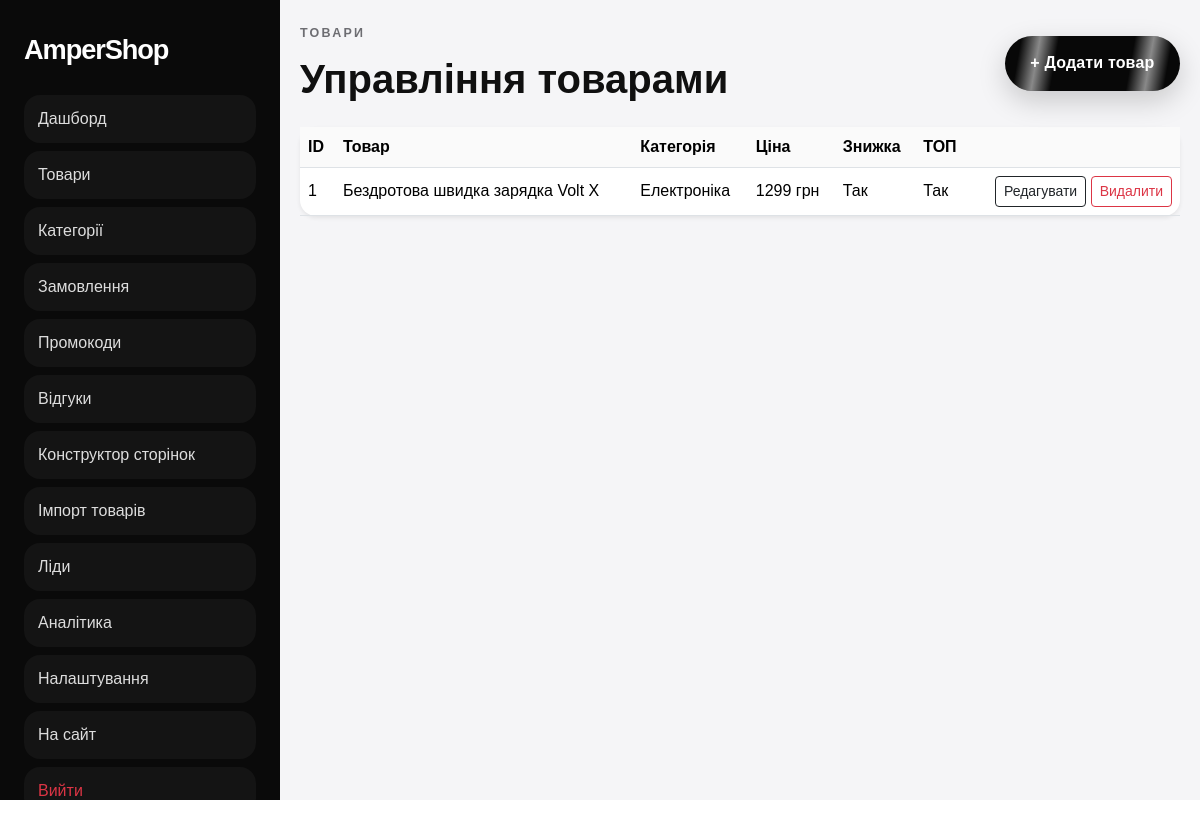
The app's page /admin/products (signed in) with its own data.
### app.py (models this page shows, shortened)
class Product(db.Model):
    id = db.Column(db.Integer, primary_key=True)
    title = db.Column(db.String(220), nullable=False)
    slug = db.Column(db.String(220), unique=True, nullable=False)
    short_description = db.Column(db.String(500), nullable=True)
    description = db.Column(db.Text, nullable=True)
    specifications = db.Column(db.Text, nullable=True)
    price = db.Column(db.Float, nullable=False)
    old_price = db.Column(db.Float, nullable=True)
    discount_enabled = db.Column(db.Boolean, default=False)
    is_top = db.Column(db.Boolean, default=False)
    is_active = db.Column(db.Boolean, default=True)
    stock_status = db.Column(db.String(50), default="В наявності")
    supplier_chat_id = db.Column(db.String(120), nullable=True)
    supplier_email = db.Column(db.String(180), nullable=True)
    supplier_notification_channel = db.Column(db.String(20), default="telegram")
    supplier_price = db.Column(db.Float, nullable=True)
    available_delivery_methods = db.Column(db.Text, nullable=True)
    category_id = db.Column(db.Integer, db.ForeignKey("category.id"), nullable=False)
    created_at = db.Column(db.DateTime, default=datetime.utcnow)
    updated_at = db.Column(db.DateTime, default=datetime.utcnow, onupdate=datetime.utcnow)
    images = db.relationship("ProductImage", backref="product", lazy=True, cascade="all, delete-orphan")
    order_items = db.relationship("OrderItem", backref="product", lazy=True)
    reviews = db.relationship("ProductReview", backref="product", lazy=True, cascade="all, delete-orphan")

class Category(db.Model):
    id = db.Column(db.Integer, primary_key=True)
    name = db.Column(db.String(120), unique=True, nullable=False)
    slug = db.Column(db.String(120), unique=True, nullable=False)
    description = db.Column(db.Text, nullable=True)
    created_at = db.Column(db.DateTime, default=datetime.utcnow)
    products = db.relationship("Product", backref="category", lazy=True)

### app.py (the view)
    @app.route("/admin/products")
    @admin_required
    def admin_products():
        products = Product.query.order_by(Product.created_at.desc()).all()
        return render_template("admin/products.html", products=products)

### app.py (called while the page is built)
@login_manager.user_loader
def load_user(user_id):
    return db.session.get(User, int(user_id))

def get_setting(key, default=""):
    item = Setting.query.filter_by(key=key).first()
    return item.value if item and item.value is not None else default

### templates/admin/products.html
{% extends 'admin/base.html' %}
{% block content %}
<div class="d-flex justify-content-between align-items-center mb-4">
  <div><div class="eyebrow">Товари</div><h1 class="fw-bold mb-0">Управління товарами</h1></div>
  <a href="{{ url_for('admin_product_new') }}" class="btn btn-electric">+ Додати товар</a>
</div>
<div class="card border-0 shadow-sm rounded-4">
  <div class="table-responsive">
    <table class="table align-middle mb-0">
      <thead><tr><th>ID</th><th>Товар</th><th>Категорія</th><th>Ціна</th><th>Знижка</th><th>ТОП</th><th></th></tr></thead>
      <tbody>
      {% for product in products %}
        <tr>
          <td>{{ product.id }}</td>
          <td>{{ product.title }}</td>
          <td>{{ product.category.name }}</td>
          <td>{{ '%.0f'|format(product.price) }} грн</td>
          <td>{{ 'Так' if product.discount_enabled else 'Ні' }}</td>
          <td>{{ 'Так' if product.is_top else 'Ні' }}</td>
          <td class="text-end">
            <a href="{{ url_for('admin_product_edit', product_id=product.id) }}" class="btn btn-sm btn-outline-dark">Редагувати</a>
            <form method="post" action="{{ url_for('admin_product_delete', product_id=product.id) }}" class="d-inline" onsubmit="return confirm('Видалити товар?')">
              <button class="btn btn-sm btn-outline-danger">Видалити</button>
            </form>
          </td>
        </tr>
      {% endfor %}
      </tbody>
    </table>
  </div>
</div>
{% endblock %}

### static/css/style.css (style rules this page uses)
:root { --bg:#ffffff; --soft:#f5f5f7; --text:#101010; --muted:#6e6e73; --line:#e9e9ee; --shadow:0 20px 60px rgba(0,0,0,.08); }
* { box-sizing:border-box }
html,body { margin:0;padding:0;font-family:'Manrope',sans-serif;background:var(--bg);color:var(--text) }
body { position:relative }
.eyebrow { text-transform:uppercase;letter-spacing:.18em;font-size:.78rem;color:#6d6d72;font-weight:800;margin-bottom:12px }
.btn-electric { position:relative;overflow:hidden;background:#080808;color:#fff;border:none;border-radius:999px;padding:.95rem 1.6rem;font-weight:800;letter-spacing:.01em;box-shadow:0 10px 28px rgba(0,0,0,.18) }
.btn-electric::before { content:'';position:absolute;inset:-2px;background:linear-gradient(100deg,transparent 10%,rgba(255,255,255,.95) 20%,transparent 30%,transparent 70%,rgba(255,255,255,.95) 80%,transparent 90%);animation:electric 2.8s linear infinite;opacity:.55 }
.admin-body { background:#f5f5f7 }
.table { --bs-table-bg:transparent }
.table thead th { background:#fafafa }
html { scroll-behavior:smooth }
.hero-orb,.pulse-border::after,.btn-electric::before,.ultra-side-card::after,.final-strip-card::before { pointer-events:none }
.btn-electric { display:inline-flex;align-items:center;justify-content:center;z-index:1 }

### records on screen
Product: id "1", title "Бездротова швидка зарядка Volt X", category.name "Електроніка", price "1299", discount_enabled "Так", is_top "Так"
